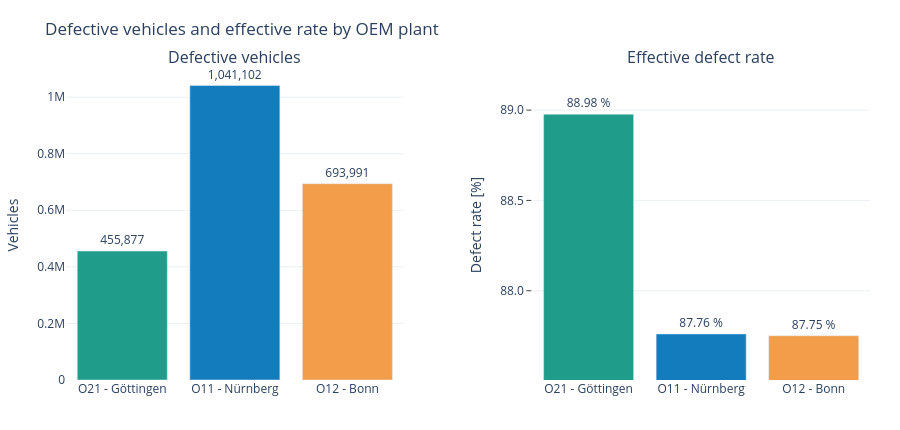

Here is the notebook cell this chart was saved with:
### Markdown cell above
The first chart places the two decision criteria next to each other. The left side shows the absolute number of effectively defective vehicles and therefore the customer volume. The right side shows the effective defect rate and therefore the relative process result used for the audit ranking.

### Code cell
plant_colors = [
    PLANT_COLORS.get(label, "#137CBD") for label in oem_plant_quality["Werk_Label"]
]

overview_figure = make_subplots(
    rows=1,
    cols=2,
    subplot_titles=("Defective vehicles", "Effective defect rate"),
    horizontal_spacing=0.16,
)
overview_figure.add_trace(
    go.Bar(
        x=oem_plant_quality["Werk_Label"],
        y=oem_plant_quality["Effektive_Fehler"],
        marker_color=plant_colors,
        text=oem_plant_quality["Effektive_Fehler"].map(lambda value: f"{value:,.0f}"),
        textposition="outside",
        customdata=oem_plant_quality[["Fahrzeuge", "Fahrzeugtyp"]],
        hovertemplate=(
            "<b>%{x}</b><br>Defective: %{y:,.0f}"
            "<br>Vehicles: %{customdata[0]:,.0f}"
            "<br>Type: %{customdata[1]}<extra></extra>"
        ),
        showlegend=False,
    ),
    row=1,
    col=1,
)
overview_figure.add_trace(
    go.Bar(
        x=oem_plant_quality["Werk_Label"],
        y=oem_plant_quality["Effektive_Quote"] * 100,
        marker_color=plant_colors,
        text=(oem_plant_quality["Effektive_Quote"] * 100).map(
            lambda value: f"{value:.2f} %"
        ),
        textposition="outside",
        hovertemplate="<b>%{x}</b><br>Effective rate: %{y:.3f} %<extra></extra>",
        showlegend=False,
    ),
    row=1,
    col=2,
)
overview_figure.update_yaxes(title_text="Vehicles", row=1, col=1)
overview_figure.update_yaxes(
    title_text="Defect rate [%]",
    row=1,
    col=2,
    **rate_axis(oem_plant_quality["Effektive_Quote"] * 100, percent_points=True),
)
overview_figure.update_layout(title="Defective vehicles and effective rate by OEM plant")
style_figure(overview_figure)

### Figure 1 — Plotly figure (JSON) as saved in the notebook; plotly's stock layout.template omitted (floating-point values rounded to 4 significant figures)
{"data": [{"customdata": [[512354, "Type 21"], [1186298, "Type 11"], [790866, "Type 11"]], "hovertemplate": "<b>%{x}</b><br>Defective: %{y:,.0f}<br>Vehicles: %{customdata[0]:,.0f}<br>Type: %{customdata[1]}<extra></extra>", "marker": {"color": ["#1F9D8A", "#137CBD", "#F29D49"]}, "showlegend": false, "text": ["455,877", "1,041,102", "693,991"], "textposition": "outside", "type": "bar", "x": ["O21 - Göttingen", "O11 - Nürnberg", "O12 - Bonn"], "xaxis": "x", "y": [455877, 1041102, 693991], "yaxis": "y"}, {"hovertemplate": "<b>%{x}</b><br>Effective rate: %{y:.3f} %<extra></extra>", "marker": {"color": ["#1F9D8A", "#137CBD", "#F29D49"]}, "showlegend": false, "text": ["88.98 %", "87.76 %", "87.75 %"], "textposition": "outside", "type": "bar", "x": ["O21 - Göttingen", "O11 - Nürnberg", "O12 - Bonn"], "xaxis": "x2", "y": [88.98, 87.76, 87.75], "yaxis": "y2"}], "layout": {"annotations": [{"font": {"size": 16}, "showarrow": false, "text": "Defective vehicles", "x": 0.21, "xanchor": "center", "xref": "paper", "y": 1, "yanchor": "bottom", "yref": "paper"}, {"font": {"size": 16}, "showarrow": false, "text": "Effective defect rate", "x": 0.79, "xanchor": "center", "xref": "paper", "y": 1, "yanchor": "bottom", "yref": "paper"}], "height": 430, "legend": {"title": {"text": ""}}, "margin": {"b": 50, "l": 50, "r": 30, "t": 70}, "paper_bgcolor": "white", "plot_bgcolor": "white", "title": {"text": "Defective vehicles and effective rate by OEM plant"}, "xaxis": {"anchor": "y", "domain": [0, 0.42], "showgrid": false}, "xaxis2": {"anchor": "y2", "domain": [0.58, 1], "showgrid": false}, "yaxis": {"anchor": "x", "domain": [0, 1], "gridcolor": "#EAF0F4", "title": {"text": "Vehicles"}, "zeroline": false}, "yaxis2": {"anchor": "x2", "domain": [0, 1], "dtick": 0.5, "gridcolor": "#EAF0F4", "range": [87.51, 89.22], "tickformat": ".1f", "ticks": "outside", "title": {"text": "Defect rate [%]"}, "zeroline": false}}}
